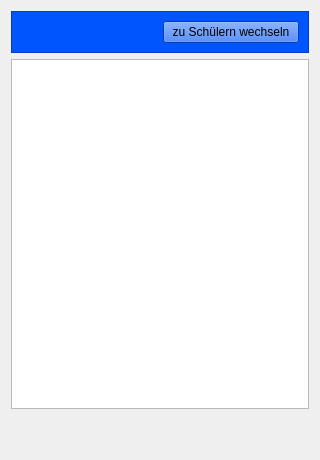
<?xml version="1.0" encoding="UTF-8"?>
<ui version="4.0">
 <class>BookDialog</class>
 <widget class="QDialog" name="BookDialog">
  <property name="geometry">
   <rect>
    <x>0</x>
    <y>0</y>
    <width>320</width>
    <height>460</height>
   </rect>
  </property>
  <property name="windowTitle">
   <string>Dialog</string>
  </property>
  <layout class="QVBoxLayout" name="verticalLayout">
   <item>
    <widget class="QFrame" name="frame">
     <property name="styleSheet">
      <string notr="true">background-color: rgb(0, 85, 255);</string>
     </property>
     <property name="frameShape">
      <enum>QFrame::StyledPanel</enum>
     </property>
     <property name="frameShadow">
      <enum>QFrame::Raised</enum>
     </property>
     <property name="lineWidth">
      <number>2</number>
     </property>
     <layout class="QHBoxLayout" name="horizontalLayout">
      <item>
       <widget class="QLabel" name="label_Classname">
        <property name="text">
         <string/>
        </property>
       </widget>
      </item>
      <item>
       <widget class="QPushButton" name="pushButton_goBack">
        <property name="focusPolicy">
         <enum>Qt::NoFocus</enum>
        </property>
        <property name="text">
         <string>zu Schülern wechseln</string>
        </property>
       </widget>
      </item>
     </layout>
    </widget>
   </item>
   <item>
    <widget class="QTableView" name="tableView"/>
   </item>
   <item>
    <spacer name="verticalSpacer">
     <property name="orientation">
      <enum>Qt::Vertical</enum>
     </property>
     <property name="sizeType">
      <enum>QSizePolicy::Minimum</enum>
     </property>
     <property name="sizeHint" stdset="0">
      <size>
       <width>20</width>
       <height>40</height>
      </size>
     </property>
    </spacer>
   </item>
  </layout>
 </widget>
 <resources/>
 <connections/>
</ui>
